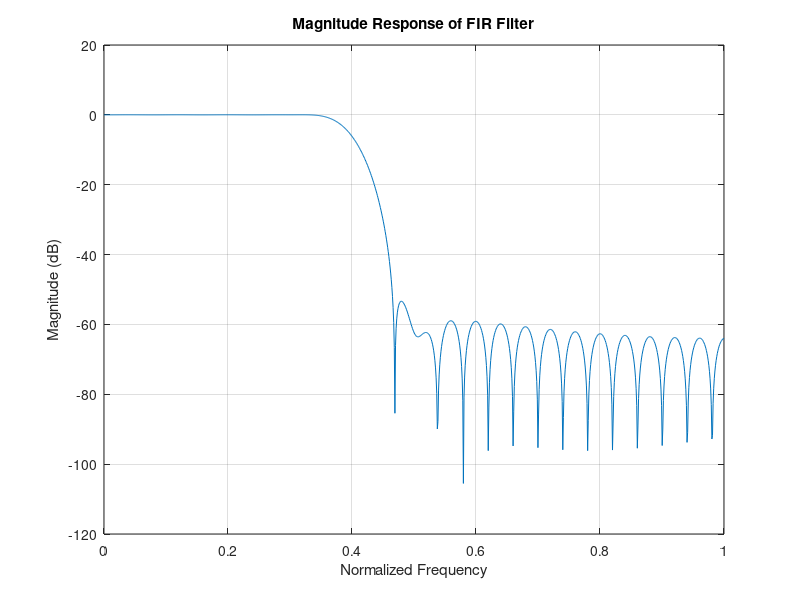
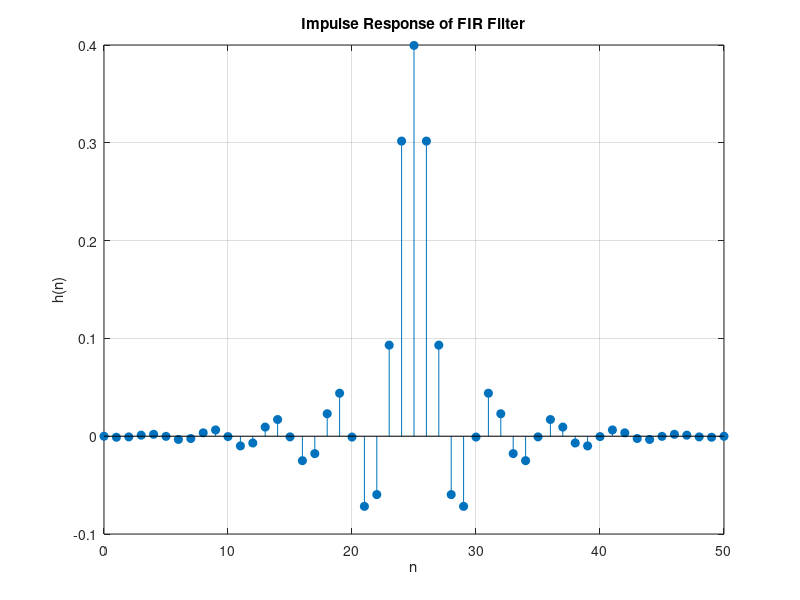

Here is the MATLAB script that generated these plots, in order:
% Filter specifications
order = 50;                     % Filter order
cutoffFreq = 0.4;               % Normalized cutoff frequency
windowType = 'hamming';         % Type of window function

% Design the FIR filter using windowing technique
filterCoeffs = fir1(order, cutoffFreq, windowType);

% Plot the magnitude response of the FIR filter
freqResponse = freqz(filterCoeffs, 1, 1024);
freqAxis = linspace(0, 1, numel(freqResponse));
magnitudeResponse = 20*log10(abs(freqResponse));

figure;
plot(freqAxis, magnitudeResponse);
xlabel('Normalized Frequency');
ylabel('Magnitude (dB)');
title('Magnitude Response of FIR Filter');
grid on;

% Plot the impulse response of the FIR filter
impulseResponse = filterCoeffs;

figure;
stem(0:length(impulseResponse)-1, impulseResponse, 'filled');
xlabel('n');
ylabel('h(n)');
title('Impulse Response of FIR Filter');
grid on;
